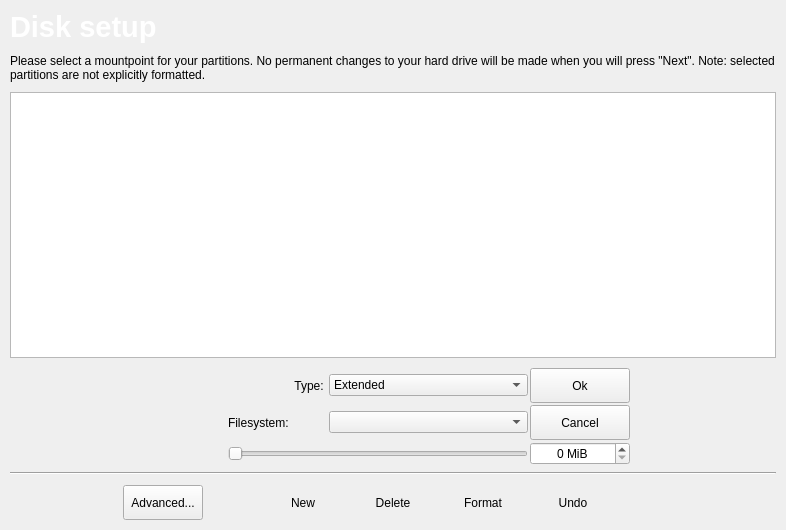
<?xml version="1.0" encoding="UTF-8"?>
<ui version="4.0">
 <class>Partition</class>
 <widget class="QWidget" name="Partition">
  <property name="geometry">
   <rect>
    <x>0</x>
    <y>0</y>
    <width>786</width>
    <height>530</height>
   </rect>
  </property>
  <property name="windowTitle">
   <string>Partition</string>
  </property>
  <layout class="QVBoxLayout" name="verticalLayout">
   <property name="spacing">
    <number>10</number>
   </property>
   <property name="margin">
    <number>10</number>
   </property>
   <item>
    <layout class="QHBoxLayout" name="horizontalLayout">
     <item>
      <widget class="QLabel" name="label">
       <property name="maximumSize">
        <size>
         <width>16777215</width>
         <height>50</height>
        </size>
       </property>
       <property name="font">
        <font>
         <pointsize>14</pointsize>
        </font>
       </property>
       <property name="text">
        <string>&lt;!DOCTYPE HTML PUBLIC &quot;-//W3C//DTD HTML 4.0//EN&quot; &quot;http://www.w3.org/TR/REC-html40/strict.dtd&quot;&gt;
&lt;html&gt;&lt;head&gt;&lt;meta name=&quot;qrichtext&quot; content=&quot;1&quot; /&gt;&lt;style type=&quot;text/css&quot;&gt;
p, li { white-space: pre-wrap; }
&lt;/style&gt;&lt;/head&gt;&lt;body style=&quot; font-family:'Bitstream Vera Sans'; font-size:9pt; font-weight:400; font-style:normal;&quot;&gt;
&lt;p style=&quot; margin-top:0px; margin-bottom:0px; margin-left:0px; margin-right:0px; -qt-block-indent:0; text-indent:0px; font-family:'Sans Serif'; font-size:10pt;&quot;&gt;&lt;span style=&quot; font-size:22pt; font-weight:600; color:#ffffff;&quot;&gt;Disk setup&lt;/span&gt;&lt;/p&gt;&lt;/body&gt;&lt;/html&gt;</string>
       </property>
      </widget>
     </item>
    </layout>
   </item>
   <item>
    <widget class="QLabel" name="descriptionLabel">
     <property name="maximumSize">
      <size>
       <width>16777215</width>
       <height>45</height>
      </size>
     </property>
     <property name="text">
      <string>Please select a mountpoint for your partitions. No permanent changes to your hard drive will be made when you will press &quot;Next&quot;. Note: selected partitions are not explicitly formatted.</string>
     </property>
     <property name="scaledContents">
      <bool>true</bool>
     </property>
     <property name="wordWrap">
      <bool>true</bool>
     </property>
    </widget>
   </item>
   <item>
    <widget class="PartitionViewWidget" name="treeWidget">
     <property name="rootIsDecorated">
      <bool>true</bool>
     </property>
     <property name="headerHidden">
      <bool>true</bool>
     </property>
     <column>
      <property name="text">
       <string notr="true">1</string>
      </property>
     </column>
    </widget>
   </item>
   <item>
    <layout class="QHBoxLayout" name="editPartitionLayout">
     <property name="spacing">
      <number>0</number>
     </property>
     <item>
      <layout class="QVBoxLayout" name="verticalLayout_2">
       <property name="spacing">
        <number>2</number>
       </property>
       <item>
        <layout class="QHBoxLayout" name="FileSystemLayout">
         <item>
          <layout class="QGridLayout" name="gridLayout">
           <item row="0" column="3">
            <widget class="QLabel" name="typeLabel">
             <property name="text">
              <string>Type: </string>
             </property>
             <property name="alignment">
              <set>Qt::AlignRight|Qt::AlignTrailing|Qt::AlignVCenter</set>
             </property>
            </widget>
           </item>
           <item row="0" column="4" colspan="2">
            <widget class="KComboBox" name="typeBox">
             <item>
              <property name="text">
               <string>Extended</string>
              </property>
             </item>
             <item>
              <property name="text">
               <string>Primary</string>
              </property>
             </item>
            </widget>
           </item>
           <item row="1" column="3">
            <widget class="QLabel" name="filesystemLabel">
             <property name="enabled">
              <bool>true</bool>
             </property>
             <property name="text">
              <string>Filesystem: </string>
             </property>
            </widget>
           </item>
           <item row="1" column="4" colspan="2">
            <widget class="KComboBox" name="filesystemBox">
             <property name="enabled">
              <bool>true</bool>
             </property>
            </widget>
           </item>
           <item row="0" column="8" rowspan="3">
            <spacer name="horizontalSpacer_4">
             <property name="orientation">
              <enum>Qt::Horizontal</enum>
             </property>
             <property name="sizeHint" stdset="0">
              <size>
               <width>40</width>
               <height>20</height>
              </size>
             </property>
            </spacer>
           </item>
           <item row="0" column="0" rowspan="3">
            <spacer name="horizontalSpacer">
             <property name="orientation">
              <enum>Qt::Horizontal</enum>
             </property>
             <property name="sizeHint" stdset="0">
              <size>
               <width>40</width>
               <height>20</height>
              </size>
             </property>
            </spacer>
           </item>
           <item row="0" column="6">
            <widget class="KPushButton" name="editPartitionOkButton">
             <property name="minimumSize">
              <size>
               <width>0</width>
               <height>35</height>
              </size>
             </property>
             <property name="text">
              <string>Ok</string>
             </property>
            </widget>
           </item>
           <item row="1" column="6">
            <widget class="KPushButton" name="editPartitionCancelButton">
             <property name="minimumSize">
              <size>
               <width>0</width>
               <height>35</height>
              </size>
             </property>
             <property name="text">
              <string>Cancel</string>
             </property>
            </widget>
           </item>
           <item row="0" column="1" rowspan="3">
            <spacer name="horizontalSpacer_6">
             <property name="orientation">
              <enum>Qt::Horizontal</enum>
             </property>
             <property name="sizeHint" stdset="0">
              <size>
               <width>40</width>
               <height>20</height>
              </size>
             </property>
            </spacer>
           </item>
           <item row="2" column="3" colspan="3">
            <widget class="QSlider" name="sizeSlider">
             <property name="minimumSize">
              <size>
               <width>300</width>
               <height>0</height>
              </size>
             </property>
             <property name="orientation">
              <enum>Qt::Horizontal</enum>
             </property>
            </widget>
           </item>
           <item row="2" column="6">
            <widget class="KIntSpinBox" name="sizeSpinBox">
             <property name="minimumSize">
              <size>
               <width>100</width>
               <height>0</height>
              </size>
             </property>
             <property name="maximumSize">
              <size>
               <width>100</width>
               <height>16777215</height>
              </size>
             </property>
             <property name="alignment">
              <set>Qt::AlignCenter</set>
             </property>
             <property name="suffix">
              <string> MiB</string>
             </property>
             <property name="singleStep">
              <number>10</number>
             </property>
             <property name="base">
              <number>100</number>
             </property>
            </widget>
           </item>
           <item row="0" column="7" rowspan="3">
            <spacer name="horizontalSpacer_5">
             <property name="orientation">
              <enum>Qt::Horizontal</enum>
             </property>
             <property name="sizeHint" stdset="0">
              <size>
               <width>40</width>
               <height>20</height>
              </size>
             </property>
            </spacer>
           </item>
           <item row="0" column="2" rowspan="3">
            <spacer name="horizontalSpacer_7">
             <property name="orientation">
              <enum>Qt::Horizontal</enum>
             </property>
             <property name="sizeHint" stdset="0">
              <size>
               <width>40</width>
               <height>20</height>
              </size>
             </property>
            </spacer>
           </item>
          </layout>
         </item>
        </layout>
       </item>
       <item>
        <spacer name="verticalSpacer">
         <property name="orientation">
          <enum>Qt::Vertical</enum>
         </property>
         <property name="sizeType">
          <enum>QSizePolicy::Fixed</enum>
         </property>
         <property name="sizeHint" stdset="0">
          <size>
           <width>20</width>
           <height>5</height>
          </size>
         </property>
        </spacer>
       </item>
       <item>
        <widget class="Line" name="lowLine">
         <property name="orientation">
          <enum>Qt::Horizontal</enum>
         </property>
        </widget>
       </item>
      </layout>
     </item>
    </layout>
   </item>
   <item>
    <layout class="QHBoxLayout" name="horizontalLayout_2">
     <item>
      <spacer name="horizontalSpacer_2">
       <property name="orientation">
        <enum>Qt::Horizontal</enum>
       </property>
       <property name="sizeHint" stdset="0">
        <size>
         <width>40</width>
         <height>20</height>
        </size>
       </property>
      </spacer>
     </item>
     <item>
      <widget class="QPushButton" name="advancedButton">
       <property name="minimumSize">
        <size>
         <width>0</width>
         <height>35</height>
        </size>
       </property>
       <property name="toolTip">
        <string>Advanced...</string>
       </property>
       <property name="text">
        <string>Advanced...</string>
       </property>
      </widget>
     </item>
     <item>
      <widget class="QPushButton" name="newPartTableButton">
       <property name="minimumSize">
        <size>
         <width>35</width>
         <height>35</height>
        </size>
       </property>
       <property name="toolTip">
        <string>Create a new partition table on the selected device</string>
       </property>
       <property name="text">
        <string/>
       </property>
       <property name="flat">
        <bool>true</bool>
       </property>
      </widget>
     </item>
     <item>
      <widget class="QPushButton" name="newButton">
       <property name="minimumSize">
        <size>
         <width>35</width>
         <height>35</height>
        </size>
       </property>
       <property name="toolTip">
        <string/>
       </property>
       <property name="text">
        <string>New</string>
       </property>
       <property name="flat">
        <bool>true</bool>
       </property>
      </widget>
     </item>
     <item>
      <widget class="QPushButton" name="deleteButton">
       <property name="minimumSize">
        <size>
         <width>35</width>
         <height>35</height>
        </size>
       </property>
       <property name="toolTip">
        <string/>
       </property>
       <property name="text">
        <string>Delete</string>
       </property>
       <property name="flat">
        <bool>true</bool>
       </property>
      </widget>
     </item>
     <item>
      <widget class="QPushButton" name="formatButton">
       <property name="minimumSize">
        <size>
         <width>35</width>
         <height>35</height>
        </size>
       </property>
       <property name="toolTip">
        <string/>
       </property>
       <property name="text">
        <string>Format</string>
       </property>
       <property name="checkable">
        <bool>true</bool>
       </property>
       <property name="flat">
        <bool>true</bool>
       </property>
      </widget>
     </item>
     <item>
      <widget class="QPushButton" name="undoButton">
       <property name="minimumSize">
        <size>
         <width>35</width>
         <height>35</height>
        </size>
       </property>
       <property name="toolTip">
        <string>Undo</string>
       </property>
       <property name="text">
        <string>Undo</string>
       </property>
       <property name="flat">
        <bool>true</bool>
       </property>
      </widget>
     </item>
     <item>
      <widget class="QPushButton" name="unmountButton">
       <property name="minimumSize">
        <size>
         <width>35</width>
         <height>35</height>
        </size>
       </property>
       <property name="toolTip">
        <string>Unmount the selected partition</string>
       </property>
       <property name="text">
        <string/>
       </property>
       <property name="flat">
        <bool>true</bool>
       </property>
      </widget>
     </item>
     <item>
      <spacer name="horizontalSpacer_3">
       <property name="orientation">
        <enum>Qt::Horizontal</enum>
       </property>
       <property name="sizeHint" stdset="0">
        <size>
         <width>40</width>
         <height>20</height>
        </size>
       </property>
      </spacer>
     </item>
    </layout>
   </item>
  </layout>
 </widget>
 <customwidgets>
  <customwidget>
   <class>KIntSpinBox</class>
   <extends>QSpinBox</extends>
   <header>knuminput.h</header>
  </customwidget>
  <customwidget>
   <class>KPushButton</class>
   <extends>QPushButton</extends>
   <header>kpushbutton.h</header>
  </customwidget>
  <customwidget>
   <class>KComboBox</class>
   <extends>QComboBox</extends>
   <header>kcombobox.h</header>
  </customwidget>
  <customwidget>
   <class>PartitionViewWidget</class>
   <extends>QTreeWidget</extends>
   <header>src/pages/partitionpage.h</header>
  </customwidget>
 </customwidgets>
 <resources>
  <include location="../tribe.qrc"/>
 </resources>
 <connections/>
</ui>
